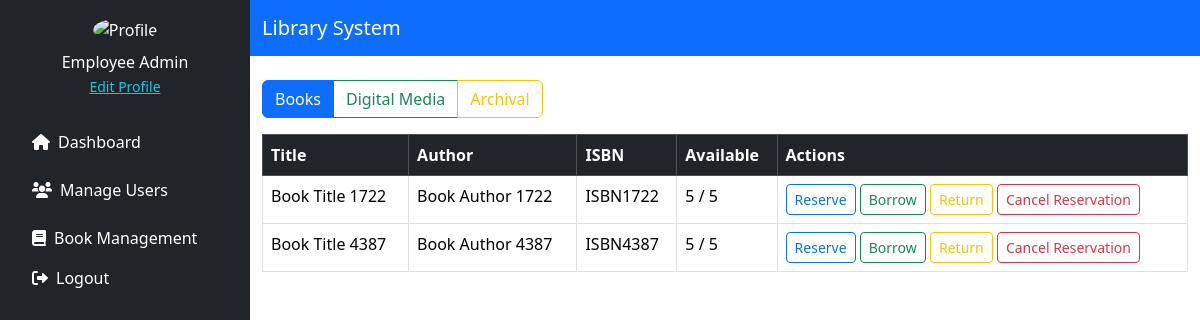
Before: /source/customer/available_materials.php (signed in) with the older database file.
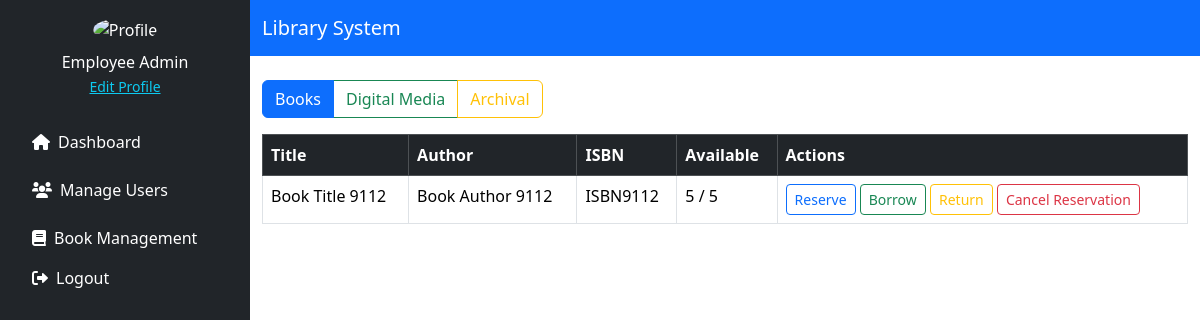
After: the same page with the newer database file.
### tables this page shows
CREATE TABLE `material_books` (
  `id` int(11) NOT NULL,
  `title` varchar(255) NOT NULL,
  `author` varchar(255) NOT NULL,
  `isbn` varchar(20) DEFAULT NULL,
  `publisher` varchar(255) DEFAULT NULL,
  `year_published` year(4) DEFAULT NULL,
  `quantity` int(11) DEFAULT 1,
  `available` int(11) DEFAULT 1,
  `status` enum('Available','Archived') DEFAULT 'Available'
);

### source/customer/available_materials.php (the view, shortened to what this page needs)
<?php
include '../../config/db_conn.php';
$filter = $_GET['filter'] ?? 'books';
switch ($filter) {
    default:
        $stmt = $pdo->query("SELECT * FROM material_books WHERE status = 'Available'");
        break;
}
$materials = $stmt->fetchAll(PDO::FETCH_ASSOC);
?>
<!DOCTYPE html>
<html lang="en">
<head>
    <link href="https://cdn.jsdelivr.net/npm/bootstrap@5.3.3/dist/css/bootstrap.min.css" rel="stylesheet" />
    <link href="https://cdnjs.cloudflare.com/ajax/libs/font-awesome/6.0.0/css/all.min.css" rel="stylesheet">
</head>
<body>
<div class="d-flex">
    <?php include './includes/sidebar.php'; ?>
    <div class="flex-grow-1">
        <nav class="navbar navbar-dark bg-primary">
            <div class="container">
                <a class="navbar-brand" href="#">Library System</a>
            </div>
        </nav>
        <div class="container mt-4">
            <div class="btn-group mb-3">
                <a href="?filter=books" class="btn btn-outline-primary <?= $filter === 'books' ? 'active' : '' ?>">Books</a>
                <a href="?filter=digital" class="btn btn-outline-success <?= $filter === 'digital' ? 'active' : '' ?>">Digital Media</a>
                <a href="?filter=archival" class="btn btn-outline-warning <?= $filter === 'archival' ? 'active' : '' ?>">Archival</a>
            </div>
            <table class="table table-bordered">
                <thead class="table-dark">
                <tr>
                    <th>Title</th>
                    <th>Author</th>
                    <?php if ($filter === 'books'): ?><th>ISBN</th><th>Available</th><?php endif; ?>
                    <th>Actions</th>
                </tr>
                </thead>
                <tbody>
                <?php foreach ($materials as $item):
                    $materialId = $item['id'];
                    ?>
                    <tr>
                        <td><?= htmlspecialchars($item['title']) ?></td>
                        <td><?= htmlspecialchars($item['author']) ?></td>
                        <?php if ($filter === 'books'): ?>
                            <td><?= htmlspecialchars($item['isbn']) ?></td>
                            <td><?= (int)$item['available'] ?> / <?= (int)$item['quantity'] ?></td>
                        <?php elseif ($filter === 'digital'): ?>
                            <td><?= htmlspecialchars($item['media_type']) ?></td>
                        <?php elseif ($filter === 'archival'): ?>
                            <td><?= htmlspecialchars($item['description']) ?></td>
                        <?php endif; ?>
                        <td>
                            <button class="btn btn-outline-primary btn-sm" data-bs-toggle="modal" data-bs-target="#reserveModal_<?= $materialId ?>">Reserve</button>
                            <button class="btn btn-outline-success btn-sm" data-bs-toggle="modal" data-bs-target="#borrowModal_<?= $materialId ?>">Borrow</button>
                            <button class="btn btn-outline-warning btn-sm" data-bs-toggle="modal" data-bs-target="#returnModal_<?= $materialId ?>">Return</button>
                            <button class="btn btn-outline-danger btn-sm" data-bs-toggle="modal" data-bs-target="#cancelReservationModal_<?= $materialId ?>">Cancel Reservation</button>
                        </td>
                    </tr>
                <?php endforeach; ?>
                </tbody>
            </table>
        </div>
    </div>
</div>
</body>
</html>

### source/customer/includes/sidebar.php
<div class="bg-dark text-white p-3" style="width: 250px; height: 100vh;">
    <div class="text-center mb-4">
        <img src="https://cdn-icons-png.flaticon.com/512/3135/3135715.png" class="rounded-circle" width="80" alt="Profile">
        <p class="mt-2 mb-0"><?= htmlspecialchars($_SESSION['user_name']) ?></p>
        <a href="edit_profile.php" class="text-info small">Edit Profile</a>
    </div>
    <ul class="nav nav-pills flex-column">
        <li class="nav-item mb-2">
            <a class="nav-link text-white" href="../employee/dashboard.php"><i class="fas fa-home me-2"></i>Dashboard</a>
        </li>
        <li class="nav-item mb-2">
            <a class="nav-link text-white" href="../employee/manage_users.php"><i class="fas fa-users me-2"></i>Manage Users</a>
        </li>
        <li class="nav-item">
            <a class="nav-link text-white" href="../employee/book_management.php"><i class="fas fa-book me-2"></i>Book Management</a>
        </li>
        <li class="nav-item">
            <a class="nav-link text-white" href="./includes/logout.php"><i class="fas fa-sign-out-alt me-2"></i>Logout</a>
        </li>
    </ul>
</div>

Changed rows visible on the page:
removed material_books: title "Book Title 1722", author "Book Author 1722", isbn "ISBN1722", available "5", quantity "5"
removed material_books: title "Book Title 4387", author "Book Author 4387", isbn "ISBN4387", available "5", quantity "5"
added material_books: title "Book Title 9112", author "Book Author 9112", isbn "ISBN9112", available "5", quantity "5"
